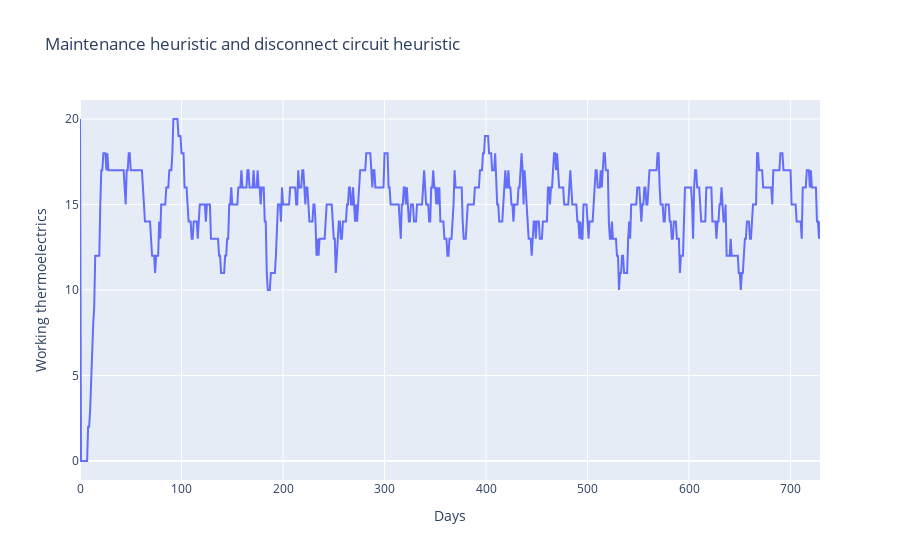
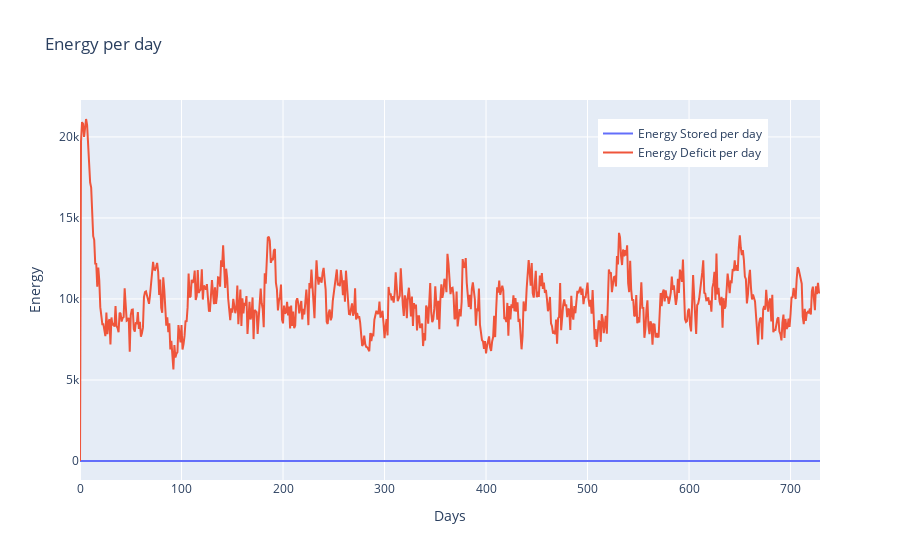

Notebook source saved alongside these figures, in order:
### Code cell
tmp_thermoelectrics = copy.deepcopy(thermoelectrics)
tmp_circuits = copy.deepcopy(circuits)

# Running simulation with both strategies
(
    working_thermoelectrics_both_heuristic,
    deficit_per_day_both_heuristic,
    stored_energy_per_day_both_heuristic,
    circuits_result,
) = simulate(
    tmp_thermoelectrics,
    days,
    Agent(
        give_maintenance_heuristic,
        disconnect_circuit_heuristic,
    ),
    tmp_circuits,
    stored_energy,
)
working_thermoelectrics_both_heuristic = [
    sum(x) for x in working_thermoelectrics_both_heuristic
]


fig_both_heuristic = go.Figure()
fig_both_heuristic.add_trace(
    go.Scatter(
        x=list(range(0, days)),
        y=working_thermoelectrics_both_heuristic,
        mode="lines",
    )
)
fig_both_heuristic.update_layout(
    title="Maintenance heuristic and disconnect circuit heuristic",
    xaxis_title="Days",
    yaxis_title="Working thermoelectrics",
)

fig_both_heuristic.show()


fig_energy_deficit_and_stored = go.Figure()


fig_energy_deficit_and_stored.add_trace(
    go.Scatter(
        x=list(range(0, days)),
        y=stored_energy_per_day_both_heuristic,
        mode="lines",
        name="Energy Stored per day",
    )
)

fig_energy_deficit_and_stored.add_trace(
    go.Scatter(
        x=list(range(0, days)),
        y=deficit_per_day_both_heuristic,
        mode="lines",
        name="Energy Deficit per day",
    )
)

fig_energy_deficit_and_stored.update_layout(
    title="Energy per day",
    xaxis_title="Days",
    yaxis_title="Energy",
    legend=dict(x=0.7, y=0.95),
    showlegend=True,
)


fig_energy_deficit_and_stored.show()

### Figure 1 — Plotly figure (JSON) as saved in the notebook; plotly's stock layout.template omitted (floating-point values rounded to 4 significant figures; data arrays with more than 128 entries replaced by an {"elided": "..."} marker saying what was removed)
{"data": [{"mode": "lines", "type": "scatter", "x": {"elided": "730 int values"}, "y": {"elided": "731 int values"}}], "layout": {"title": {"text": "Maintenance heuristic and disconnect circuit heuristic"}, "xaxis": {"title": {"text": "Days"}}, "yaxis": {"title": {"text": "Working thermoelectrics"}}}}

### Figure 2 — Plotly figure (JSON) as saved in the notebook; plotly's stock layout.template omitted (floating-point values rounded to 4 significant figures; data arrays with more than 128 entries replaced by an {"elided": "..."} marker saying what was removed)
{"data": [{"mode": "lines", "name": "Energy Stored per day", "type": "scatter", "x": {"elided": "730 int values"}, "y": {"elided": "731 int values"}}, {"mode": "lines", "name": "Energy Deficit per day", "type": "scatter", "x": {"elided": "730 int values"}, "y": {"elided": "731 float values"}}], "layout": {"legend": {"x": 0.7, "y": 0.95}, "showlegend": true, "title": {"text": "Energy per day"}, "xaxis": {"title": {"text": "Days"}}, "yaxis": {"title": {"text": "Energy"}}}}
